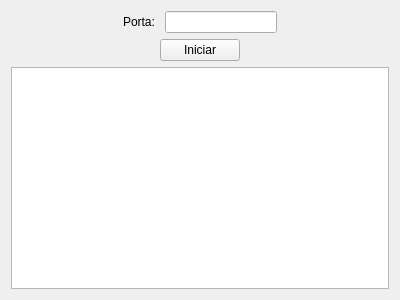
<?xml version="1.0" encoding="UTF-8"?>
<ui version="4.0">
 <class>Widget</class>
 <widget class="QWidget" name="Widget">
  <property name="geometry">
   <rect>
    <x>0</x>
    <y>0</y>
    <width>400</width>
    <height>300</height>
   </rect>
  </property>
  <property name="windowTitle">
   <string>Widget</string>
  </property>
  <layout class="QVBoxLayout" name="verticalLayout">
   <item>
    <layout class="QHBoxLayout" name="horizontalLayout">
     <item>
      <spacer name="horizontalSpacer">
       <property name="orientation">
        <enum>Qt::Horizontal</enum>
       </property>
       <property name="sizeHint" stdset="0">
        <size>
         <width>40</width>
         <height>20</height>
        </size>
       </property>
      </spacer>
     </item>
     <item>
      <widget class="QLabel" name="label">
       <property name="text">
        <string>Porta: </string>
       </property>
      </widget>
     </item>
     <item>
      <widget class="QLineEdit" name="portEdit"/>
     </item>
     <item>
      <spacer name="horizontalSpacer_2">
       <property name="orientation">
        <enum>Qt::Horizontal</enum>
       </property>
       <property name="sizeHint" stdset="0">
        <size>
         <width>40</width>
         <height>20</height>
        </size>
       </property>
      </spacer>
     </item>
    </layout>
   </item>
   <item>
    <layout class="QHBoxLayout" name="horizontalLayout_2">
     <item>
      <spacer name="horizontalSpacer_3">
       <property name="orientation">
        <enum>Qt::Horizontal</enum>
       </property>
       <property name="sizeHint" stdset="0">
        <size>
         <width>40</width>
         <height>20</height>
        </size>
       </property>
      </spacer>
     </item>
     <item>
      <widget class="QPushButton" name="startStopBtn">
       <property name="text">
        <string>Iniciar</string>
       </property>
      </widget>
     </item>
     <item>
      <spacer name="horizontalSpacer_4">
       <property name="orientation">
        <enum>Qt::Horizontal</enum>
       </property>
       <property name="sizeHint" stdset="0">
        <size>
         <width>40</width>
         <height>20</height>
        </size>
       </property>
      </spacer>
     </item>
    </layout>
   </item>
   <item>
    <widget class="QListWidget" name="listWidget"/>
   </item>
  </layout>
 </widget>
 <layoutdefault spacing="6" margin="11"/>
 <resources/>
 <connections/>
</ui>
